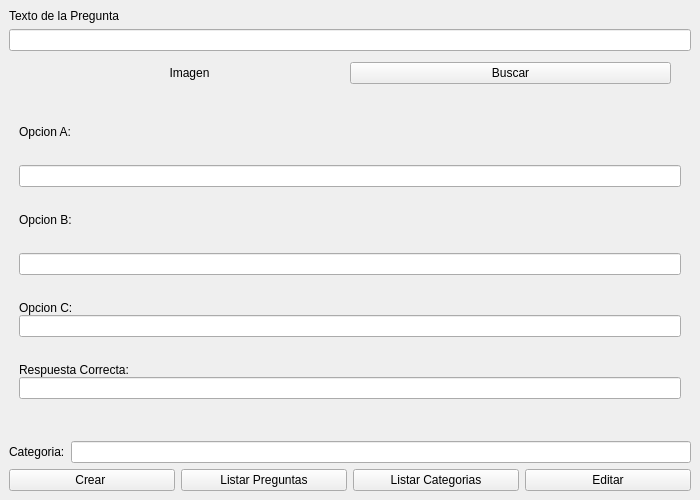
<?xml version="1.0" encoding="UTF-8"?>
<ui version="4.0">
 <class>VentanaCrearPreguntas</class>
 <widget class="QMainWindow" name="VentanaCrearPreguntas">
  <property name="geometry">
   <rect>
    <x>0</x>
    <y>0</y>
    <width>700</width>
    <height>500</height>
   </rect>
  </property>
  <property name="minimumSize">
   <size>
    <width>700</width>
    <height>500</height>
   </size>
  </property>
  <property name="maximumSize">
   <size>
    <width>700</width>
    <height>500</height>
   </size>
  </property>
  <property name="windowTitle">
   <string>MainWindow</string>
  </property>
  <widget class="QWidget" name="centralwidget">
   <property name="enabled">
    <bool>true</bool>
   </property>
   <layout class="QVBoxLayout" name="verticalLayout_5">
    <item>
     <layout class="QVBoxLayout" name="verticalLayout_4">
      <item>
       <widget class="QLabel" name="label_2">
        <property name="sizePolicy">
         <sizepolicy hsizetype="Fixed" vsizetype="Fixed">
          <horstretch>0</horstretch>
          <verstretch>0</verstretch>
         </sizepolicy>
        </property>
        <property name="text">
         <string>Texto de la Pregunta</string>
        </property>
       </widget>
      </item>
      <item>
       <widget class="QLineEdit" name="lineEdit_pregunta"/>
      </item>
     </layout>
    </item>
    <item>
     <spacer name="verticalSpacer_10">
      <property name="orientation">
       <enum>Qt::Orientation::Vertical</enum>
      </property>
      <property name="sizeHint" stdset="0">
       <size>
        <width>20</width>
        <height>40</height>
       </size>
      </property>
     </spacer>
    </item>
    <item>
     <layout class="QVBoxLayout" name="verticalLayout">
      <item>
       <layout class="QHBoxLayout" name="horizontalLayout">
        <property name="spacing">
         <number>0</number>
        </property>
        <property name="leftMargin">
         <number>20</number>
        </property>
        <property name="topMargin">
         <number>5</number>
        </property>
        <property name="rightMargin">
         <number>20</number>
        </property>
        <property name="bottomMargin">
         <number>5</number>
        </property>
        <item>
         <widget class="QLabel" name="label_3">
          <property name="text">
           <string>Imagen</string>
          </property>
          <property name="alignment">
           <set>Qt::AlignmentFlag::AlignCenter</set>
          </property>
         </widget>
        </item>
        <item>
         <widget class="QPushButton" name="pushButton_buscarImagen">
          <property name="text">
           <string>Buscar</string>
          </property>
         </widget>
        </item>
       </layout>
      </item>
      <item>
       <spacer name="verticalSpacer_6">
        <property name="orientation">
         <enum>Qt::Orientation::Vertical</enum>
        </property>
        <property name="sizeHint" stdset="0">
         <size>
          <width>20</width>
          <height>40</height>
         </size>
        </property>
       </spacer>
      </item>
      <item>
       <widget class="QLabel" name="label_imagen">
        <property name="maximumSize">
         <size>
          <width>167772</width>
          <height>167772</height>
         </size>
        </property>
        <property name="text">
         <string/>
        </property>
        <property name="alignment">
         <set>Qt::AlignmentFlag::AlignCenter</set>
        </property>
        <property name="margin">
         <number>20</number>
        </property>
       </widget>
      </item>
      <item>
       <spacer name="verticalSpacer_5">
        <property name="orientation">
         <enum>Qt::Orientation::Vertical</enum>
        </property>
        <property name="sizeHint" stdset="0">
         <size>
          <width>20</width>
          <height>40</height>
         </size>
        </property>
       </spacer>
      </item>
      <item>
       <layout class="QVBoxLayout" name="verticalLayout_3">
        <property name="spacing">
         <number>0</number>
        </property>
        <property name="leftMargin">
         <number>10</number>
        </property>
        <property name="topMargin">
         <number>10</number>
        </property>
        <property name="rightMargin">
         <number>10</number>
        </property>
        <property name="bottomMargin">
         <number>10</number>
        </property>
        <item>
         <widget class="QLabel" name="label_5">
          <property name="text">
           <string>Opcion A:</string>
          </property>
         </widget>
        </item>
        <item>
         <spacer name="verticalSpacer_11">
          <property name="orientation">
           <enum>Qt::Orientation::Vertical</enum>
          </property>
          <property name="sizeHint" stdset="0">
           <size>
            <width>20</width>
            <height>40</height>
           </size>
          </property>
         </spacer>
        </item>
        <item>
         <widget class="QLineEdit" name="lineEdit_opcionA"/>
        </item>
        <item>
         <spacer name="verticalSpacer">
          <property name="orientation">
           <enum>Qt::Orientation::Vertical</enum>
          </property>
          <property name="sizeHint" stdset="0">
           <size>
            <width>20</width>
            <height>40</height>
           </size>
          </property>
         </spacer>
        </item>
        <item>
         <widget class="QLabel" name="label_6">
          <property name="text">
           <string>Opcion B:</string>
          </property>
         </widget>
        </item>
        <item>
         <spacer name="verticalSpacer_12">
          <property name="orientation">
           <enum>Qt::Orientation::Vertical</enum>
          </property>
          <property name="sizeHint" stdset="0">
           <size>
            <width>20</width>
            <height>40</height>
           </size>
          </property>
         </spacer>
        </item>
        <item>
         <widget class="QLineEdit" name="lineEdit_opcionB"/>
        </item>
        <item>
         <spacer name="verticalSpacer_2">
          <property name="orientation">
           <enum>Qt::Orientation::Vertical</enum>
          </property>
          <property name="sizeHint" stdset="0">
           <size>
            <width>20</width>
            <height>40</height>
           </size>
          </property>
         </spacer>
        </item>
        <item>
         <widget class="QLabel" name="label_7">
          <property name="text">
           <string>Opcion C:</string>
          </property>
         </widget>
        </item>
        <item>
         <widget class="QLineEdit" name="lineEdit_opcionC"/>
        </item>
        <item>
         <spacer name="verticalSpacer_3">
          <property name="orientation">
           <enum>Qt::Orientation::Vertical</enum>
          </property>
          <property name="sizeHint" stdset="0">
           <size>
            <width>20</width>
            <height>40</height>
           </size>
          </property>
         </spacer>
        </item>
        <item>
         <widget class="QLabel" name="label_8">
          <property name="text">
           <string>Respuesta Correcta:</string>
          </property>
         </widget>
        </item>
        <item>
         <widget class="QLineEdit" name="lineEdit_respuestaCorrecta">
          <property name="maxLength">
           <number>1</number>
          </property>
         </widget>
        </item>
        <item>
         <spacer name="verticalSpacer_4">
          <property name="orientation">
           <enum>Qt::Orientation::Vertical</enum>
          </property>
          <property name="sizeHint" stdset="0">
           <size>
            <width>20</width>
            <height>40</height>
           </size>
          </property>
         </spacer>
        </item>
       </layout>
      </item>
      <item>
       <spacer name="verticalSpacer_7">
        <property name="orientation">
         <enum>Qt::Orientation::Vertical</enum>
        </property>
        <property name="sizeHint" stdset="0">
         <size>
          <width>20</width>
          <height>40</height>
         </size>
        </property>
       </spacer>
      </item>
      <item>
       <layout class="QVBoxLayout" name="verticalLayout_2">
        <item>
         <layout class="QHBoxLayout" name="horizontalLayout_4">
          <item>
           <widget class="QLabel" name="label_9">
            <property name="text">
             <string>Categoria:</string>
            </property>
           </widget>
          </item>
          <item>
           <widget class="QLineEdit" name="lineEdit_categoria"/>
          </item>
         </layout>
        </item>
        <item>
         <spacer name="verticalSpacer_8">
          <property name="orientation">
           <enum>Qt::Orientation::Vertical</enum>
          </property>
          <property name="sizeHint" stdset="0">
           <size>
            <width>20</width>
            <height>40</height>
           </size>
          </property>
         </spacer>
        </item>
        <item>
         <spacer name="verticalSpacer_13">
          <property name="orientation">
           <enum>Qt::Orientation::Vertical</enum>
          </property>
          <property name="sizeHint" stdset="0">
           <size>
            <width>20</width>
            <height>40</height>
           </size>
          </property>
         </spacer>
        </item>
        <item>
         <layout class="QHBoxLayout" name="horizontalLayout_3">
          <item>
           <widget class="QPushButton" name="pushButton_crearPregunta">
            <property name="text">
             <string>Crear </string>
            </property>
           </widget>
          </item>
          <item>
           <widget class="QPushButton" name="pushButton_listarPreguntas">
            <property name="text">
             <string>Listar Preguntas</string>
            </property>
           </widget>
          </item>
          <item>
           <widget class="QPushButton" name="pushButton_listarCategorias">
            <property name="text">
             <string>Listar Categorias</string>
            </property>
           </widget>
          </item>
          <item>
           <widget class="QPushButton" name="pushButton_editarPreguntaConfirmar">
            <property name="text">
             <string>Editar</string>
            </property>
           </widget>
          </item>
         </layout>
        </item>
       </layout>
      </item>
      <item>
       <spacer name="verticalSpacer_9">
        <property name="orientation">
         <enum>Qt::Orientation::Vertical</enum>
        </property>
        <property name="sizeHint" stdset="0">
         <size>
          <width>20</width>
          <height>40</height>
         </size>
        </property>
       </spacer>
      </item>
     </layout>
    </item>
   </layout>
  </widget>
 </widget>
 <resources/>
 <connections/>
</ui>
